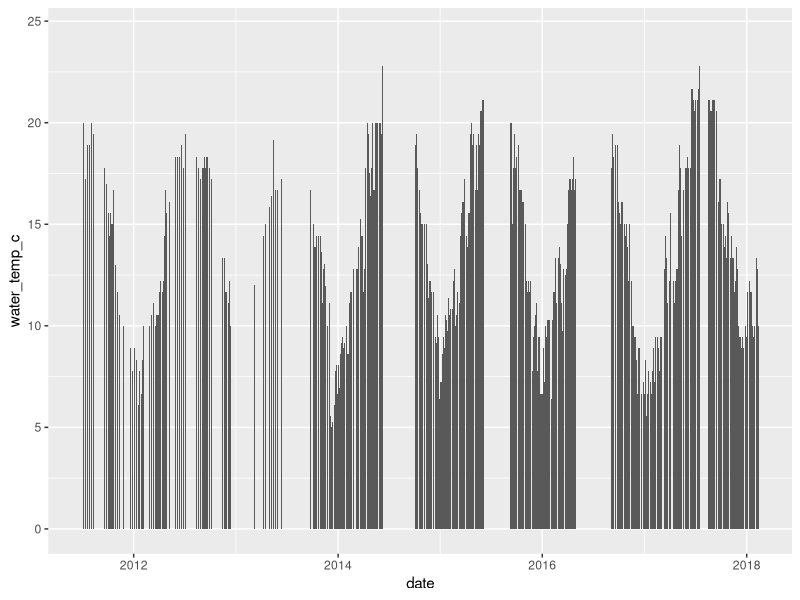
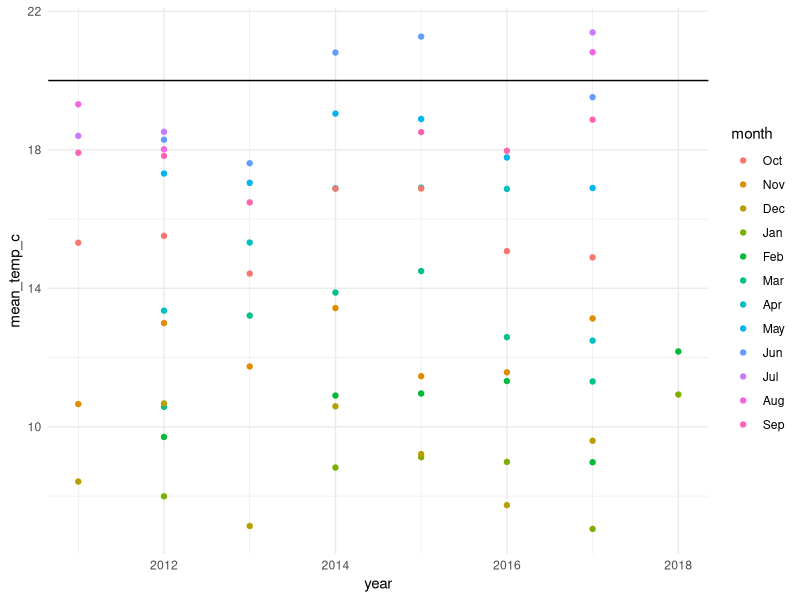

Source code (R) for these figures, in order:
library(tidyverse)
library(readxl)
library(lubridate)

# clean water temp data from RST at Sutter Tisdale from diane.coulon@wildlife.ca.gov---------------------
# t11 <- readxl::read_excel('data-raw/sutter/2011-12 Tisdale  Catch Summary.xls', skip = 5, col_names = FALSE) %>%
#   select(date = X__3, water_temp_f = X__11) %>%
#   group_by(date = as_date(date)) %>%
#   summarise(water_temp_f = mean(water_temp_f, na.rm = TRUE))
#
# t12 <- readxl::read_excel('data-raw/sutter/2012-13 Tisdale Catch Summary.xlsx', skip = 7, col_names = FALSE) %>%
#   select(date = X__1, water_temp_f = X__9) %>%
#   group_by(date = as_date(date)) %>%
#   summarise(water_temp_f = mean(water_temp_f, na.rm = TRUE)) #
#
# t13 <- readxl::read_excel('data-raw/sutter/2013-14 Tisdale Catch Summary AC.xlsx', skip = 7, col_names = FALSE) %>%
#   select(date = X__1, water_temp_f = X__12) %>% filter(is.na(date))
#   group_by(date = as_date(date)) %>%
#   summarise(water_temp_f = mean(water_temp_f, na.rm = TRUE)) #
#
# t14 <- readxl::read_excel('data-raw/sutter/2014-15 Tisdale Catch Summary.xlsx', skip = 7, col_names = FALSE) %>%
#   select(date = X__1, water_temp_f = X__12) %>%
#   group_by(date = as_date(date)) %>%
#   summarise(water_temp_f = mean(water_temp_f, na.rm = TRUE))
#
# t15 <- readxl::read_excel('data-raw/sutter/2015-16 Tisdale Catch Summary.xlsx', skip = 7, col_names = FALSE) %>%
#   select(date = X__1, water_temp_f = X__12) %>%
#   group_by(date = as_date(date)) %>%
#   summarise(water_temp_f = mean(water_temp_f, na.rm = TRUE))
#
#
# t16 <- readxl::read_excel('data-raw/sutter/Tisdale_RST_Catch_Data_2016-2017.xlsx', skip = 8, col_names = FALSE, na = 'n/a') %>%
#   select(date = X__1, water_temp_f = X__12) %>%
#   group_by(date = as_date(date)) %>%
#   summarise(water_temp_f = mean(water_temp_f)) %>%
#   filter(!is.na(water_temp_f))
#
# t17 <- readxl::read_excel('data-raw/sutter/Tisdale_RST_Catch_Data_2017-2018.xlsx', skip = 8, col_names = FALSE) %>%
#   select(date = X__1, water_temp_f = X__13) %>%
#   group_by(date = as_date(date)) %>%
#   summarise(water_temp_f = mean(water_temp_f, na.rm = TRUE))
#
# which(LETTERS == 'M')
#
# bind_rows(t11, t12, t13, t14, t15, t16, t17) %>%
# ggplot(aes(x = date, y = water_temp_f)) +
#   geom_col()
#
# bind_rows(t11, t12, t13, t14, t15, t16, t17) %>%
#   filter(!is.na(date)) %>%
#   write_csv('data-raw/sutter/cleaned_sutter_water_temp11_16.csv')

# read in cleaned water temp data
sutter_water_temp <- read_csv('data-raw/sutter/cleaned_sutter_water_temp11_16.csv')

sutter_water_temp %>%
  mutate(water_temp_c = (water_temp_f - 32) * 5/9) %>%
  ggplot(aes(x = date, y = water_temp_c)) +
  geom_col(position = 'dodge')

sutter_water_temp %>%
  mutate(water_temp_c = (water_temp_f - 32) * 5/9) %>%
  group_by(year = year(date), month = month(date)) %>%
  summarise(mean_temp_c = mean(water_temp_c, na.rm = TRUE)) %>%
  mutate(month = factor(month, levels = c(10:12, 1:9), labels = month.abb[c(10:12, 1:9)])) %>%
  ggplot(aes(x = year, y = mean_temp_c, color = month)) +
  geom_point() +
  geom_hline(yintercept = 20) +
  theme_minimal()
